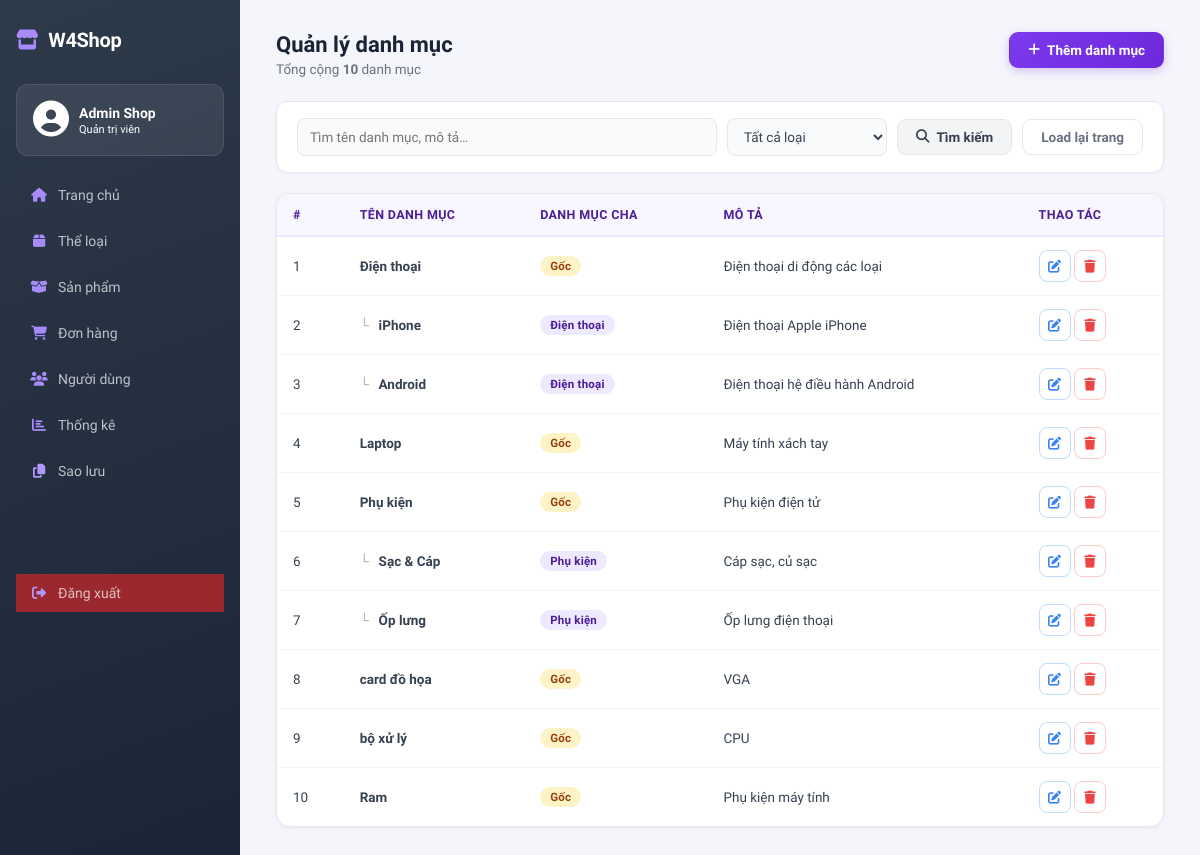
The app's page /admin/categories (signed in) with its own data.
### tables this page shows
CREATE TABLE `categories` (
  `category_id` int(11) NOT NULL,
  `parent_id` int(11) DEFAULT NULL COMMENT 'NULL = danh mục gốc',
  `category_name` varchar(100) NOT NULL,
  `description` text DEFAULT NULL
);

### core/Controller.php (called while the page is built, shortened)
<?php
class Controller {
    protected function render($view, $data = []) {
        extract($data);
        $viewPath = __DIR__ . '/../app/views/' . $view . '.php';
        require $viewPath;
    }
}
?>

### app/controllers/Admincategorycontroller.php (called while the page is built, shortened)
<?php
require_once __DIR__ . '/../../core/Controller.php';
require_once __DIR__ . '/../models/CategoryModelAdmin.php';
class AdminCategoryController extends Controller
{
    private CategoryModelAdmin $categoryModel;
    public function __construct()
    {
        $this->categoryModel = new CategoryModelAdmin();
    }
    public function index(): void
    {
        $search  = trim($_GET['search'] ?? '');
        $type    = $_GET['type']        ?? '';
        $page    = max(1, (int)($_GET['page'] ?? 1));
        $perPage = 10;
        $offset  = ($page - 1) * $perPage;
        $filters = compact('search', 'type');
        $categories = $this->categoryModel->getAll($filters, $perPage, $offset);
        $total      = $this->categoryModel->countAll($filters);
        $totalPages = (int) ceil($total / $perPage);
        $this->render('admin/Category', [
            'categories' => $categories,
            'total'      => $total,
            'page'       => $page,
            'totalPages' => $totalPages,
            'filters'    => $filters,
        ]);
    }
}

### index.php (called while the page is built, shortened)
<?php
require_once __DIR__ . '/core/Router.php';
$router = new Router();
$router->get('/', 'HomeController', 'index');
$router->get('/products',          'ProductController', 'index');
$router->get('/products/search',   'ProductController', 'search');
$router->get('/products/{id}',     'ProductController', 'detail');
$router->get('/login',    'AuthController', 'loginPage');
$router->post('/login',   'AuthController', 'loginPage');
$router->get('/register', 'AuthController', 'registerPage');
$router->post('/register','AuthController', 'registerPage');
$router->get('/logout',   'AuthController', 'logout');
$router->get('/profile',          'ProfileController', 'index');
$router->get('/profile/edit',           'ProfileController', 'edit');
$router->post('/profile/update',        'ProfileController', 'update');
$router->get('/profile/addAddress',         'ProfileController', 'addAddress');
$router->post('/profile/store-address',      'ProfileController', 'storeAddress');
$router->get('/profile/editAddress/{id}',   'ProfileController', 'editAddress');
$router->post('/profile/update-address',     'ProfileController', 'updateAddress');
$router->post('/profile/delete-address',     'ProfileController', 'deleteAddress');
$router->post('/profile/set-default-address','ProfileController', 'setDefaultAddress');
$router->get('/orders/guest-checkout', 'OrderController', 'guestCheckout');
$router->post('/orders/guest-place',   'OrderController', 'guestPlace');
$router->post('/products/buy-now',     'ProductController', 'buyNow');
$router->get('/orders/buynow-preview',  'OrderController',   'buyNowPreview');
$router->post('/orders/buynow-place',   'OrderController',   'buyNowPlace');
$router->get('/cart',          'CartController', 'index');
$router->post('/cart/update',  'CartController', 'update');
$router->post('/cart/delete',  'CartController', 'delete');
$router->post('/cart/add',     'CartController', 'add');
$router->get('/cart/checkInfo', 'CartController', 'checkInfo');
$router->post('/cart/saveAddress', 'CartController', 'saveAddress');
$router->post('/cart/placeOrder', 'CartController', 'placeOrder');
$router->get('/orders/preview',  'CartController', 'preview');
$router->get('/checkout',       'OrderController', 'checkout');
$router->post('/place-order',   'OrderController', 'placeOrder');
$router->get('/orders',         'OrderController', 'history');
$router->get('/orders/pay/{id}',        'OrderController', 'pay');
$router->post('/orders/confirmPayment', 'OrderController', 'confirmPayment');
$router->get('/orders/{id}',    'OrderController', 'detail');
$router->post('/orders/updatePaymentStatus', 'OrderController', 'updatePaymentStatus');
$router->get('/admin',              'AdminController', 'home');
$router->get('/admin/orders',       'AdminController', 'orders');
$router->get('/admin/order-detail', 'AdminController', 'orderDetail');
$router->post('/admin/save-homepage',       'AdminController', 'saveHomepage');
$router->post('/admin/update-order-status', 'AdminController', 'updateOrderStatus');
$router->get('/admin/categories',         'AdminCategoryController', 'index');
$router->get('/admin/categories/create',  'AdminCategoryController', 'create');
$router->get('/admin/categories/edit',    'AdminCategoryController', 'edit');
$router->post('/admin/categories/store',  'AdminCategoryController', 'store');
$router->post('/admin/categories/update', 'AdminCategoryController', 'update');
$router->post('/admin/categories/delete', 'AdminCategoryController', 'delete');
$router->get('/admin/products',                      'AdminProductController', 'index');
$router->get('/admin/products/getProduct',           'AdminProductController', 'getProduct');
$router->get('/admin/products/getAttributes',        'AdminProductController', 'getAttributes');
$router->post('/admin/products/store',               'AdminProductController', 'store');
$router->post('/admin/products/update',              'AdminProductController', 'update');
$router->post('/admin/products/delete',              'AdminProductController', 'delete');
$router->post('/admin/products/deleteVariant',       'AdminProductController', 'deleteVariant');
$router->post('/admin/products/createAttribute',     'AdminProductController', 'createAttribute');
$router->post('/admin/products/createAttributeValue','AdminProductController', 'createAttributeValue');
$router->post('/admin/products/deleteAttribute',     'AdminProductController', 'deleteAttribute');
$router->post('/admin/products/deleteAttributeValue','AdminProductController', 'deleteAttributeValue');
$router->get('/admin/users',                'AdminUserController', 'index');
$router->get('/admin/users/create',         'AdminUserController', 'create');
$router->get('/admin/users/edit',           'AdminUserController', 'edit');
$router->get('/admin/users/detail',         'AdminUserController', 'detail');
$router->post('/admin/users/store',         'AdminUserController', 'store');
$router->post('/admin/users/update',        'AdminUserController', 'update');
$router->post('/admin/users/delete',        'AdminUserController', 'delete');
$router->post('/admin/users/toggle-status', 'AdminUserController', 'toggleStatus');
$router->get('/admin/backup',          'AdminController', 'backup');
$router->post('/admin/backup/download','AdminController', 'downloadBackup');
$router->dispatch();
?>

### config/database.php (called while the page is built, shortened)
<?php
if (!class_exists('Database')) {
class Database {
    private static $conn = null;
    public static function getConnection() {
        if (self::$conn === null) {
            self::$conn = new mysqli(self::DB_HOST, self::DB_USER, self::DB_PASS, self::DB_NAME, self::DB_PORT);
            self::$conn->set_charset("utf8mb4");
        }
        return self::$conn;
    }
}
}
if (!function_exists('getDB')) {
function getDB() {
    return Database::getConnection();
}
}
?>

### app/models/CategoryModelAdmin.php (called while the page is built, shortened)
<?php
require_once __DIR__ . '/../../core/Model.php';
class CategoryModelAdmin extends Model
{
    protected string $table = 'categories';
    public function getAll(array $filters = [], int $limit = 20, int $offset = 0): array
    {
        [$where, $params] = $this->buildWhereClause($filters);
        $sql = "SELECT c.category_id,
                       c.category_name,
                       c.description,
                       c.parent_id,
                       p.category_name AS parent_name
                FROM {$this->table} c
                LEFT JOIN {$this->table} p ON c.parent_id = p.category_id
                {$where}
                ORDER BY COALESCE(c.parent_id, c.category_id), c.parent_id IS NOT NULL, c.category_id
                LIMIT :limit OFFSET :offset";
        $params[':limit']  = $limit;
        $params[':offset'] = $offset;
        return $this->queryAll($sql, $params);
    }
    public function countAll(array $filters = []): int
    {
        [$where, $params] = $this->buildWhereClause($filters);
        $sql = "SELECT COUNT(*) AS total FROM {$this->table} c {$where}";
        $row = $this->queryOne($sql, $params);
        return (int)($row['total'] ?? 0);
    }
    private function buildWhereClause(array $filters): array
    {
        $conditions = [];
        $params     = [];
        $where = empty($conditions) ? '' : 'WHERE ' . implode(' AND ', $conditions);
        return [$where, $params];
    }
}

### core/Model.php (called while the page is built, shortened)
<?php
require_once __DIR__ . '/../config/database.php';
class Model {
    protected $conn;
    public function __construct() {
        $this->conn = getDB();
    }
    private function compileNamedParams(string $sql, array $params): array
    {
        $values = [];
        $compiled = preg_replace_callback('/:([a-zA-Z_][a-zA-Z0-9_]*)/', function ($m) use ($params, &$values) {
            $key = ':' . $m[1];
            if (!array_key_exists($key, $params)) {
                die("Thiếu tham số {$key} khi build query");
            }
            $values[] = $params[$key];
            return '?';
        }, $sql);
        return [$compiled, $values];
    }
    private function prepareExecute(string $sql, array $params = []) {
        [$compiledSql, $values] = $this->compileNamedParams($sql, $params);
        $stmt = mysqli_prepare($this->conn, $compiledSql);
        if (!empty($values)) {
            $types = '';
            $refs  = [];
            foreach ($values as $i => $v) {
                if (is_int($v)) {
                    $types .= 'i';
                } elseif (is_float($v)) {
                    $types .= 'd';
                } else {
                    $types .= 's';
                }
                $refs[] = &$values[$i];
            }
            array_unshift($refs, $types);
            call_user_func_array([$stmt, 'bind_param'], $refs);
        }
        if (!mysqli_stmt_execute($stmt)) {
            die("Execute lỗi: " . mysqli_stmt_error($stmt) . " | SQL: " . $compiledSql);
        }
        return $stmt;
    }
    protected function queryAll(string $sql, array $params = []): array
    {
        $stmt   = $this->prepareExecute($sql, $params);
        $result = mysqli_stmt_get_result($stmt);
        $rows = [];
        if ($result) {
            while ($row = mysqli_fetch_assoc($result)) {
                $rows[] = $row;
            }
        }
        return $rows;
    }
    protected function queryOne(string $sql, array $params = []): array|false
    {
        $rows = $this->queryAll($sql, $params);
        return $rows[0] ?? false;
    }
}
?>

### app/views/admin/Category.php (the view, shortened to what this page needs)
<?php include __DIR__ . '/../layouts/admin_sidebar.php'; ?>
<link rel="stylesheet" href="/WEB_GR4/public/assets/css/admin/User.css">
<div class="admin-content">
  <div class="page-header">
    <div>
      <h1 class="page-title">Quản lý danh mục</h1>
      <p class="page-sub">Tổng cộng <strong><?= $total ?></strong> danh mục</p>
    </div>
    <a href="/WEB_GR4/admin/categories/create" class="btn btn-primary">
      <i class="fas fa-plus"></i> Thêm danh mục
    </a>
  </div>
  <div class="filter-card">
    <form method="GET" action="/WEB_GR4/admin/categories" class="filter-form">
      <input
        type="text"
        name="search"
        placeholder="Tìm tên danh mục, mô tả…"
        value="<?= htmlspecialchars($filters['search'] ?? '') ?>"
        class="form-control"
      >
      <select name="type" class="form-control">
        <option value="">Tất cả loại</option>
      </select>
      <button type="submit" class="btn btn-secondary">
        <i class="fas fa-search"></i> Tìm kiếm
      </button>
      <a href="/WEB_GR4/admin/categories" class="btn btn-ghost">Load lại trang</a>
    </form>
  </div>
  <div class="table-card">
    <?php if (empty($categories)): ?>
      <div class="empty-state">
        <i class="fas fa-folder-open fa-3x"></i>
        <p>Không tìm thấy danh mục nào.</p>
      </div>
    <?php else: ?>
      <table class="data-table">
        <thead>
          <tr>
            <th>#</th>
            <th>Tên danh mục</th>
            <th>Danh mục cha</th>
            <th>Mô tả</th>
            <th class="text-center">Thao tác</th>
          </tr>
        </thead>
        <tbody>
          <?php foreach ($categories as $i => $cat): ?>
            <tr>
              <td><?= ($page - 1) * 10 + $i + 1 ?></td>
              <td>
                <?php if ($cat['parent_id']): ?>
                  <span style="margin-right:6px; color:#aaa;">└</span>
                <?php endif; ?>
                <strong><?= htmlspecialchars($cat['category_name']) ?></strong>
              </td>
              <td>
                <?php if ($cat['parent_name']): ?>
                  <span class="badge badge-info"><?= htmlspecialchars($cat['parent_name']) ?></span>
                <?php else: ?>
                  <span class="badge badge-warning">Gốc</span>
                <?php endif; ?>
              </td>
              <td><?= htmlspecialchars($cat['description'] ?? '—') ?></td>
              <td class="action-cell">
                <a
                  href="/WEB_GR4/admin/categories/edit?id=<?= $cat['category_id'] ?>"
                  class="btn-icon btn-edit"
                  title="Sửa"
                >
                  <i class="fas fa-edit"></i>
                </a>
                <button
                  class="btn-icon btn-delete delete-btn"
                  data-id="<?= $cat['category_id'] ?>"
                  data-name="<?= htmlspecialchars($cat['category_name']) ?>"
                  title="Xóa"
                >
                  <i class="fas fa-trash"></i>
                </button>
              </td>
            </tr>
          <?php endforeach; ?>
        </tbody>
      </table>
    <?php endif; ?>
  </div>
</div>

### core/Router.php (shortened to what this page needs)
<?php
class Router {
    private $routes = [];
    public function get($path, $controller, $method) {
        $this->routes[] = ['path' => $path, 'controller' => $controller, 'method' => $method, 'httpMethod' => 'GET'];
    }
    public function post($path, $controller, $method) {
        $this->routes[] = ['path' => $path, 'controller' => $controller, 'method' => $method, 'httpMethod' => 'POST'];
    }
    public function dispatch() {
        $url = parse_url($_SERVER['REQUEST_URI'], PHP_URL_PATH);
        $base = '/WEB_GR4';
        if (strpos($url, $base) === 0) {
            $url = substr($url, strlen($base));
        }
        $httpMethod = $_SERVER['REQUEST_METHOD'];
        foreach ($this->routes as $route) {
            if ($route['httpMethod'] === $httpMethod && $this->match($route['path'], $url, $params)) {
                $ctrl = new $route['controller']();
                call_user_func_array([$ctrl, $route['method']], $params);
                return;
            }
        }
    }
    private function match($routePath, $url, &$params) {
        $pattern = preg_replace('/\{(\w+)\}/', '([^/]+)', $routePath);
        $pattern = '#^' . $pattern . '$#';
        if (preg_match($pattern, $url, $matches)) {
            return true;
        }
        return false;
    }
}
?>

### records on screen
categories: i "1", category_name "Điện thoại", shows "Gốc", description "Điện thoại di động các loại"
categories: i "2", category_name "iPhone", parent.category_name "Điện thoại", description "Điện thoại Apple iPhone"
categories: i "3", category_name "Android", parent.category_name "Điện thoại", description "Điện thoại hệ điều hành Android"
categories: i "4", category_name "Laptop", shows "Gốc", description "Máy tính xách tay"
categories: i "5", category_name "Phụ kiện", shows "Gốc", description "Phụ kiện điện tử"
categories: i "6", category_name "Sạc & Cáp", parent.category_name "Phụ kiện", description "Cáp sạc, củ sạc"
categories: i "7", category_name "Ốp lưng", parent.category_name "Phụ kiện", description "Ốp lưng điện thoại"
categories: i "8", category_name "card đồ họa", shows "Gốc", description "VGA"
categories: i "9", category_name "bộ xử lý", shows "Gốc", description "CPU"
categories: i "10", category_name "Ram", shows "Gốc", description "Phụ kiện máy tính"

### other values on screen
$total "10"
